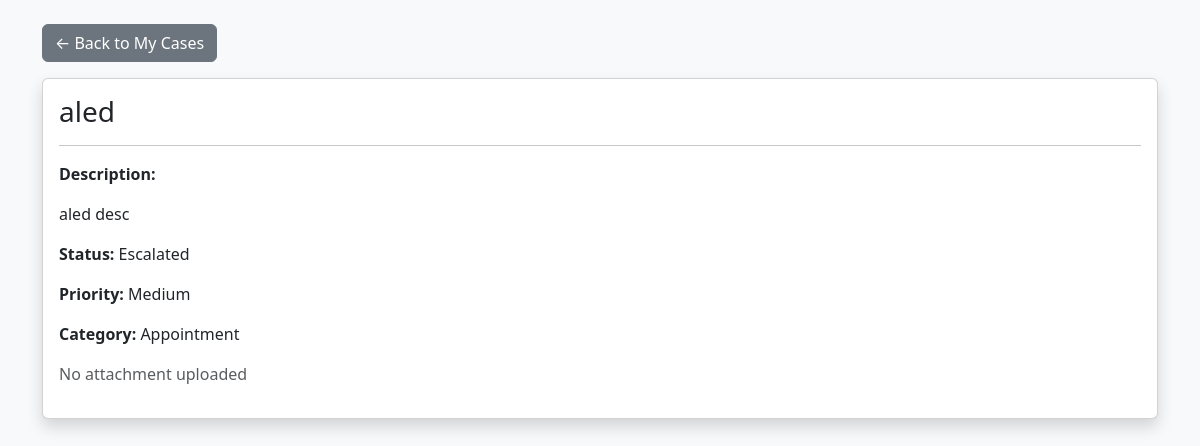
Screenshot of /cases/1/ (signed in) with the database file from the repository.
### cases/models.py (models this page shows, shortened)
class Case(models.Model):
    STATUS_CHOICES = [
        ('Open', 'Open'),
        ('In Progress', 'In Progress'),
        ('Escalated', 'Escalated'),
        ('Resolved', 'Resolved'),
    ]
    PRIORITY_CHOICES = [
        ('Low', 'Low'),
        ('Medium', 'Medium'),
        ('High', 'High'),
    ]
    CATEGORY_CHOICES = [
        ('Appointment', 'Appointment'),
        ('Billing', 'Billing'),
        ('Prescription', 'Prescription'),
        ('Insurance', 'Insurance'),
        ('Complaint', 'Complaint'),
        ('Other', 'Other'),
    ]
    customer = models.ForeignKey(
        settings.AUTH_USER_MODEL,
        related_name='customer_cases',
        on_delete=models.CASCADE
    )
    assigned_agent = models.ForeignKey(
        settings.AUTH_USER_MODEL,
        related_name='agent_cases',
        on_delete=models.SET_NULL,
        null=True,
        blank=True
    )
    specialist = models.ForeignKey(
        settings.AUTH_USER_MODEL,
        related_name='specialist_cases',
        on_delete=models.SET_NULL,
        null=True,
        blank=True
    )
    title = models.CharField(max_length=255)
    description = models.TextField()
    category = models.CharField(max_length=50, choices=CATEGORY_CHOICES)
    priority = models.CharField(max_length=10, choices=PRIORITY_CHOICES)
    status = models.CharField(max_length=20, choices=STATUS_CHOICES, default='Open')
    attachment = models.FileField(upload_to='case_attachments/', null=True, blank=True)
    created_at = models.DateTimeField(auto_now_add=True)
    updated_at = models.DateTimeField(auto_now=True)

### cases/views.py (the view)
# urls.py: path('<int:pk>/', case_detail, name='case_detail'),
@login_required
def case_detail(request, pk):
    case = get_object_or_404(Case, pk=pk)
    return render(request, 'cases/case_detail.html', {'case': case})

### templates/cases/case_detail.html (shortened to what this page needs)
<!DOCTYPE html>
<html>
<head>
    <link href="https://cdn.jsdelivr.net/npm/bootstrap@5.3.0/dist/css/bootstrap.min.css" rel="stylesheet">
</head>
<body class="bg-light">
<div class="container mt-4">
    <div class="mb-3">
        {% if user.role == 'customer' %}
            <a href="/cases/my/" class="btn btn-secondary">← Back to My Cases</a>
        {% elif user.role == 'agent' %}
            <a href="/dashboard/" class="btn btn-secondary">← Back to Dashboard</a>
        {% elif user.role == 'specialist' %}
            <a href="/dashboard/" class="btn btn-secondary">← Back to Dashboard</a>
        {% else %}
            <a href="/dashboard/" class="btn btn-secondary">← Back</a>
        {% endif %}
    </div>
    <div class="card shadow">
        <div class="card-body">
            <h3>{{ case.title }}</h3>
            <hr>
            <p><strong>Description:</strong></p>
            <p>{{ case.description }}</p>
            <p><strong>Status:</strong> {{ case.status }}</p>
            <p><strong>Priority:</strong> {{ case.priority }}</p>
            <p><strong>Category:</strong> {{ case.category }}</p>
            {% if case.attachment %}
                <div class="mt-3">
                    <h5>Attachment</h5>
                    <a href="{{ case.attachment.url }}" target="_blank" class="btn btn-outline-primary">
                        Download File
                    </a>
                </div>
            {% else %}
                <p class="text-muted">No attachment uploaded</p>
            {% endif %}
        </div>
    </div>
</div>
</body>
</html>

### rows the page displays
Case: title "aled", description "aled desc", status "Escalated", priority "Medium", category "Appointment"
